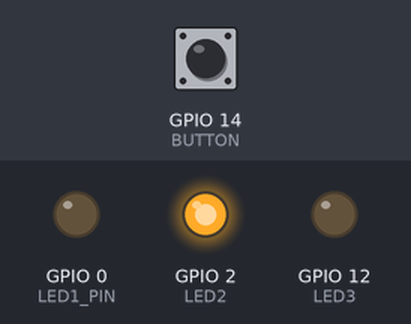
Recording of a sketch running on a simulated ESP8266 (NodeMCU). Shown: output pins drawn as LEDs (lit = HIGH). Inputs (shaded band) come from the test bench; at power-on: GPIO 14 (BUTTON) HIGH. WiFi joins after 1.5 s; servers stay silent unless stated; what the sketch prints to the serial monitor is not drawn.

Above: at 1.65 s.
At 2.85 s:
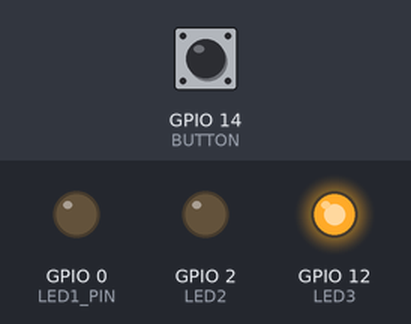
At 4.05 s:
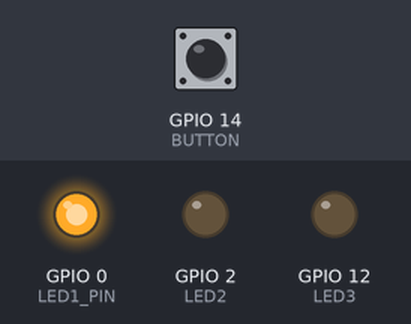
Timing chart, 0 to 4.5 s (numbered marks = the images above):
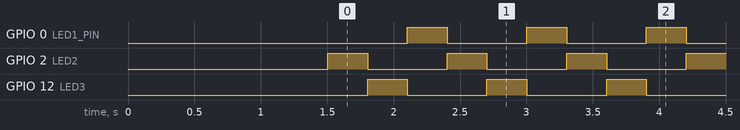

The sketch:

lab1.ino
```cpp
#include <Arduino.h>
#include <ESP8266WiFi.h>
#include <ESP8266WebServer.h>

#define LED1_PIN 0    // D3
#define LED2 2    // D4
#define LED3 12   // D6
#define BUTTON 14 // D5

const char* ssid = "Redmi Note 10 Pro";
const char* password = "55555555";

ESP8266WebServer server(9999);

int ledOrder[3] = {LED1_PIN, LED2, LED3};
bool reverseDirection = false;

const unsigned long doubleClickTime = 300;
unsigned long lastButtonPress = 0;
int clickCount = 0;

void setup() {
  pinMode(LED1_PIN, OUTPUT);
  pinMode(LED2, OUTPUT);
  pinMode(LED3, OUTPUT);
  pinMode(BUTTON, INPUT_PULLUP);

  Serial.begin(115200);

  WiFi.begin(ssid, password);
  Serial.print("Connecting to Wi-Fi...");

  while (WiFi.status() != WL_CONNECTED) {
    delay(500);
    Serial.print(".");
  }

  Serial.println("\nConnected!");
  Serial.print("IP-address: ");
  Serial.println(WiFi.localIP());

  server.on("/", handleRoot);
  server.on("/toggle", handleToggle);
  server.begin();
}

void loop() {
  server.handleClient();
  handleButton();
  runAlgorithm();
}

void handleButton() {
  bool buttonState = digitalRead(BUTTON) == LOW;
  static bool lastButtonState = HIGH;
  unsigned long currentMillis = millis();

  if (buttonState && lastButtonState == HIGH) {
    if (currentMillis - lastButtonPress < doubleClickTime) {
      clickCount++;
    } else {
      clickCount = 1;
    }
    lastButtonPress = currentMillis;
  }

  if (clickCount == 2) {
    clickCount = 0;
    reverseDirection = !reverseDirection;
  }

  if (currentMillis - lastButtonPress > doubleClickTime) {
    clickCount = 0;
  }

  lastButtonState = buttonState;
}

void runAlgorithm() {
  static int lastActiveIndex = 0;
  static unsigned long lastUpdate = 0;
  const unsigned long interval = 300;

  if (millis() - lastUpdate >= interval) {
    digitalWrite(ledOrder[lastActiveIndex], LOW);

    if (reverseDirection) {
      lastActiveIndex = (lastActiveIndex == 0) ? 2 : lastActiveIndex - 1;
    } else {
      lastActiveIndex = (lastActiveIndex + 1) % 3;
    }

    digitalWrite(ledOrder[lastActiveIndex], HIGH);

    lastUpdate = millis();
  }
}

void handleRoot() {
  String html = "<html>"
  "<head>"
  "<meta charset='UTF-8'>"
  "<title>ESP8266 LED Control</title>"
  "<style>"
  "body { text-align:center; font-family:sans-serif; background-color: #f0f0f0; margin: 0; padding: 0; }"
  "h1 { color: #4CAF50; font-size: 36px; margin-top: 50px; }"
  "button { padding: 15px 30px; font-size: 20px; background-color: #4CAF50; border: none; color: white; border-radius: 12px; cursor: pointer; transition: background-color 0.3s, transform 0.3s; }"
  "button:hover { background-color: #45a049; transform: scale(1.1); }"
  "button:active { background-color: #388e3c; transform: scale(1.05); }"
  "</style>"
  "<script>"
  "function toggleDirection() { fetch('/toggle'); }"
  "</script>"
  "</head>"
  "<body>"
  "<h1>ESP8266 LED Control</h1>"
  "<button onclick='toggleDirection()'>Змінити напрямок</button>"
  "</body>"
  "</html>";

  server.send(200, "text/html", html);
}

void handleToggle() {
  reverseDirection = !reverseDirection;
  server.send(200, "text/plain", "OK");
}
```

Measured:
- by itself, GPIO 0 (LED1_PIN), GPIO 2 (LED2), GPIO 12 (LED3): alternates HIGH for 0.30 s and LOW for 0.60 s
- by itself, everything shown: repeats every 0.90 s, in 3 steps
